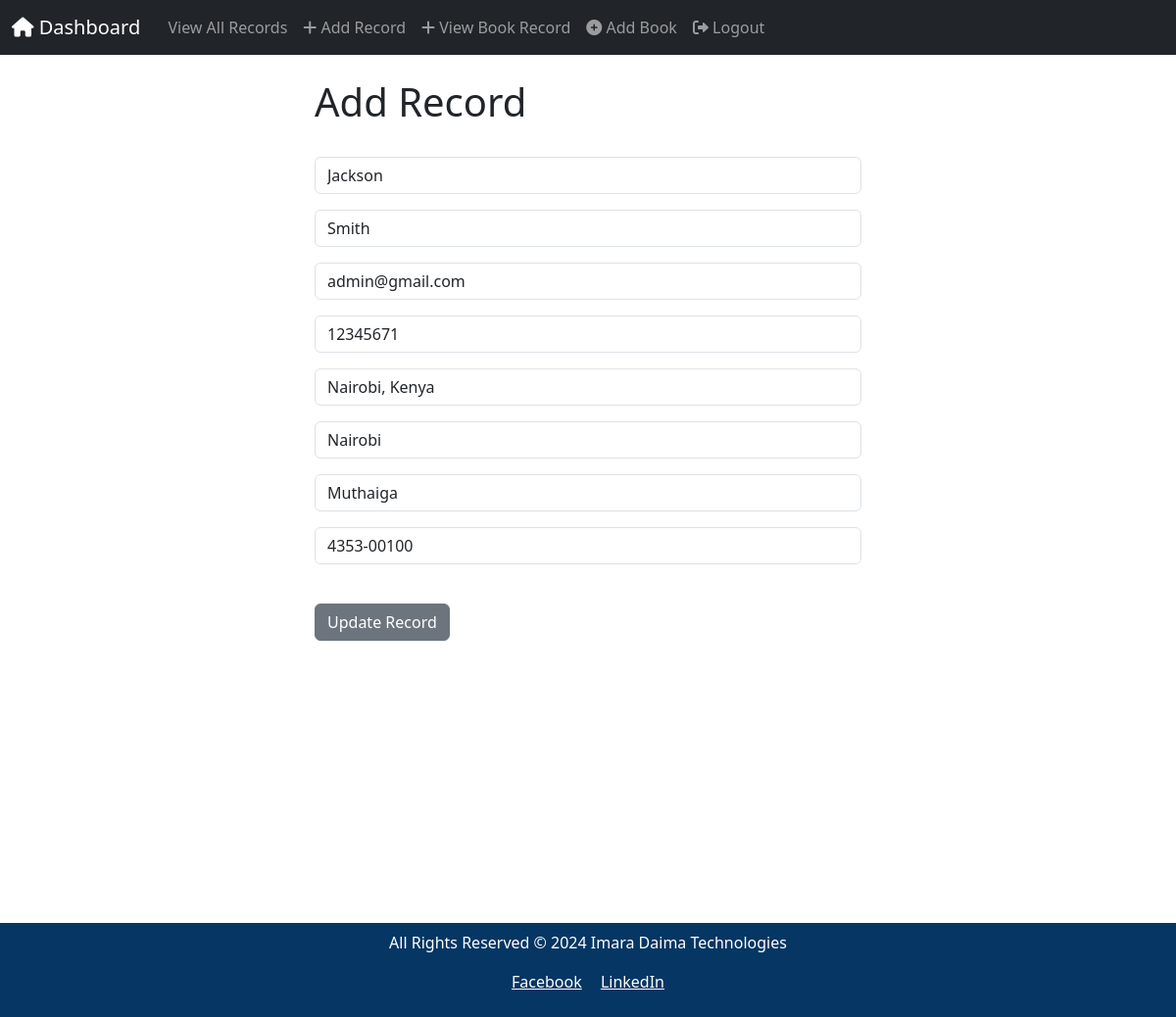
The page /update_record/1 (signed in) on the database its author committed.
### website/models.py (models this page shows, shortened)
class Record(models.Model):
	created_at = models.DateTimeField(auto_now_add=True)
	first_name = models.CharField(max_length=50)
	last_name =  models.CharField(max_length=50)
	email =  models.CharField(max_length=80)
	phone = models.CharField(max_length=15)
	address =  models.CharField(max_length=100)
	city =  models.CharField(max_length=50)
	state =  models.CharField(max_length=50)
	zipcode =  models.CharField(max_length=20)

### website/views.py (the view)
# urls.py: path('update_record/<int:pk>', views.update_record, name='update_record'),
def update_record(request, pk):
	if request.user.is_authenticated:
		current_record = Record.objects.get(id=pk)
		form = AddRecordForm(request.POST or None, instance=current_record)
		if form.is_valid():
			form.save()
			messages.success(request, "Record Has Been Updated!")
			return redirect('home')
		return render(request, 'update_record.html', {'form':form})
	else:
		messages.error(request, "You Must Be Logged In...")
		return redirect('home')

### website/templates/update_record.html (shortened to what this page needs)
{% extends 'base.html' %}
{% block content %}
<div class="col-md-6 offset-md-3">
<h1>Add Record</h1>
<br/>
<form method="POST">
	{{ form.as_p }}
<br/>
  <button type="submit" class="btn btn-secondary">Update Record</button>
</form>
</div>
{% endblock %}

### rows shown on the page
Record: first_name "Jackson", last_name "Smith", email "admin@gmail.com", phone "12345671", address "Nairobi, Kenya", city "Nairobi", state "Muthaiga", zipcode "4353-00100"
